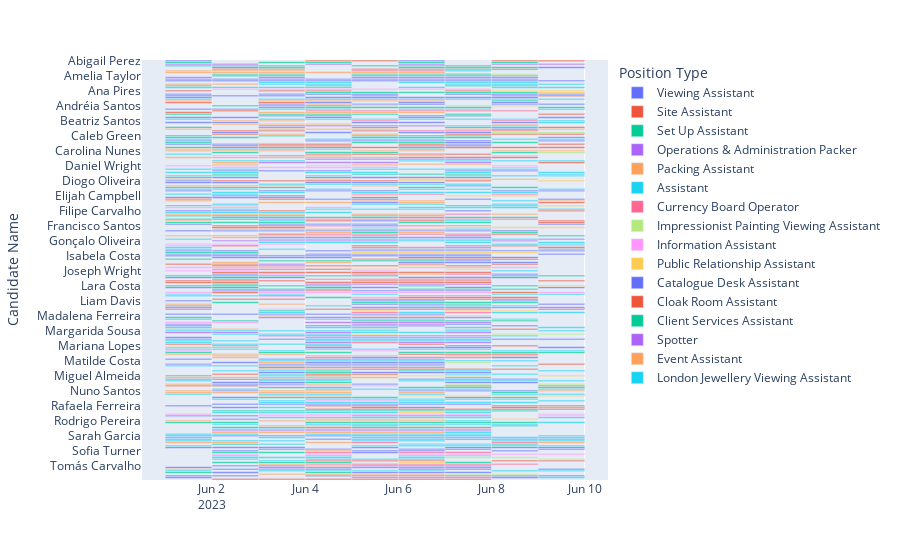

Notebook source saved alongside this figure:
### Code cell
gantt_df = df.copy()
gantt_df["Start"] = gantt_df['Day'].map(lambda x: f"2023-06-{x}")
gantt_df["Finish"] = gantt_df['Day'].map(lambda x: f"2023-06-{x+1}")
gantt_df = gantt_df.sort_values(by=["Candidate Name"])

fig = px.timeline(gantt_df, x_start="Start", x_end="Finish", y="Candidate Name", color="Position Type", height=5000, hover_data=["Position", "Start", "Finish", "Candidate Name", "Experience", "Language Skills", "Presentation Skills"])
fig.update_yaxes(autorange="reversed", categoryorder='array', categoryarray=gantt_df["Candidate Name"])
fig.show()
